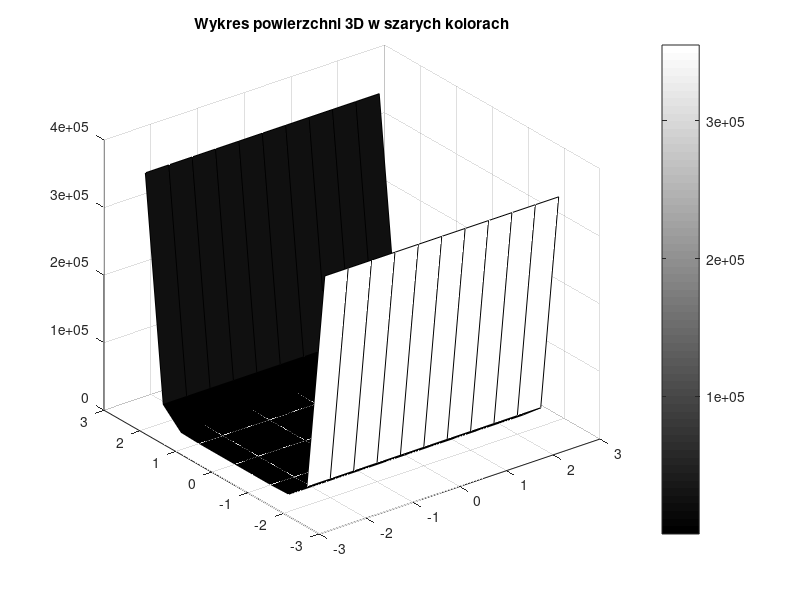
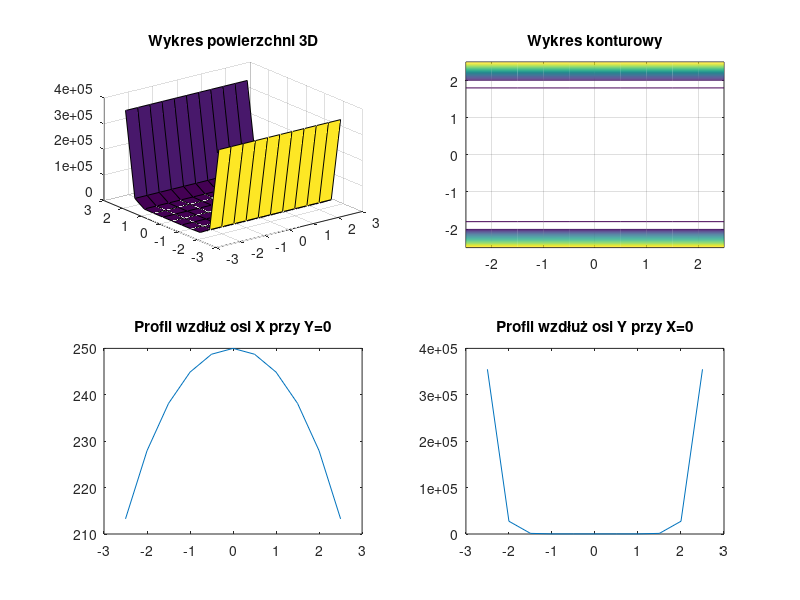

MATLAB code for these plots, in order:
clc; clearvars; close all;

f = input('Podaj wartość ogniskowej: ');
K = input('Podaj wartość stałej stożkowej: ');
a = input('Podaj wartość apertury: ');

t = input('Podaj wartość grubości: '); % Grubość
% t = 1;
% pixel_size = input('Podaj rozmiar piksela: ');
pixel_size = 0.5;
num_coeffs = input('Podaj ile współczynników asferyczności chcesz podać: ');

% Tablica współczynników
A = [];
F = [];
index = 1;

% skok x
c = pixel_size;
a_eq = a / 2;

x = (-a_eq):c:(a_eq);
y = x;

[X,Y] = meshgrid(x);
R = 2 * f;

if num_coeffs == 0
    % Uwzględnienie grubości w równaniu
    F(:,:,1) = t * (Y.^2+X.^2)/ R+sqrt(R^2 - (K+1).*(Y.^2+X.^2));
    F_sum = F;
else
    for i = 1:num_coeffs
        A(index) = input(['Podaj wartość A', num2str(2*i + 2), ': ']);
        % Uwzględnienie grubości w równaniu
        F(:,:,index) = t * ((Y.^2+X.^2)/ R+sqrt(R^2 - (K+1).*(Y.^2+X.^2))) + A(index) * (Y.^(2*i + 2));
        index = index + 1; 
    end
    F_sum = sum(F, 3);
end

% Zapis powierzchni 3D do pliku
figure;
surf(X, Y, F_sum)
colormap(gray);
colorbar; 
title('Wykres powierzchni 3D w szarych kolorach');
grid on;

% Tworzenie pozostałych wykresów poglądowych w osobnym okienku
figure;

% Wykres powierzchni 3D
subplot(2,2,1)
surf(X,Y,F_sum)
title('Wykres powierzchni 3D');
grid on;

% Wykres konuturowy
subplot(2,2,2)
contour(X,Y,F_sum,20)
title('Wykres konturowy');
grid on;

% Profil wzdłuż osi X (Y=0)
subplot(2,2,3)
plot(x, F_sum(x==0, :))
title('Profil wzdłuż osi X przy Y=0');

% Profil wzdłuż osi Y (X=0)
subplot(2,2,4)
plot(y, F_sum(:, y==0))
title('Profil wzdłuż osi Y przy X=0');
